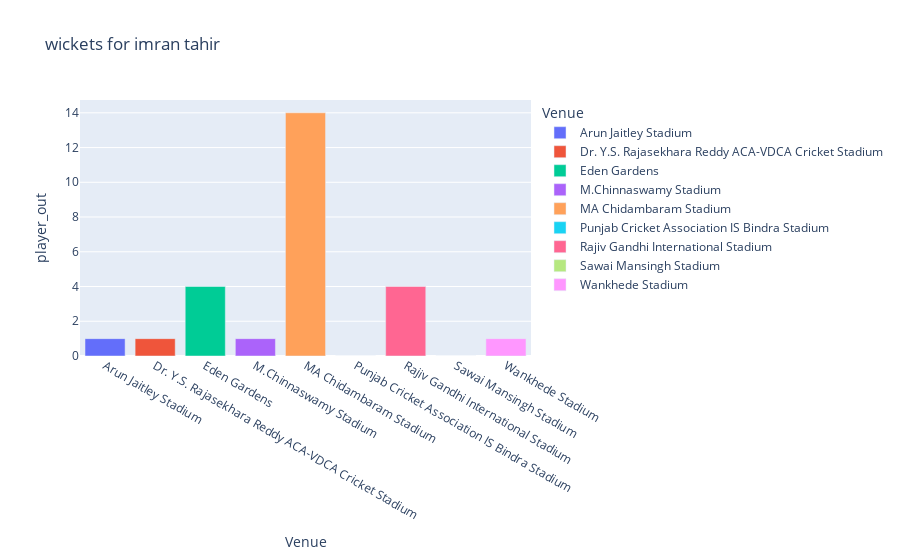

The notebook cell saved with this chart:
### Code cell
import pandas as pd
import matplotlib.pyplot as plt

#Read in the data
df = pd.read_csv('data/2019_ipl_ball_by_ball.csv')

#Filter the data for Imran Tahir only
imran_df = df[df['bowler'] == 'Imran Tahir']

#Count the number of wickets taken by Imran Tahir at each venue
wickets_df = imran_df.groupby(['Venue'])['player_out'].count()

wickets_df = wickets_df.reset_index()

#print(batting_avg_df)
#print(batting_sr_df)


wickets_df = wickets_df.rename(columns={0: 'wicketstaken'})

#print(batting_sr_df)


# Create the Plotly graph
fig = px.bar(wickets_df, x='Venue', y='player_out', color='Venue', title='wickets for imran tahir')
fig.show()

# #Plot the number of wickets taken by Imran Tahir at each venue
# plt.bar(wickets_df.index, wickets_df.values)
# plt.title("Wickets taken by Imran Tahir at each Venue")
# plt.xlabel("Venue")
# plt.ylabel("Number of Wickets")
# plt.xticks(rotation=90)

# plt.show()

### Figure 1 — Plotly figure (JSON) as saved in the notebook; plotly's stock layout.template omitted (floating-point values rounded to 4 significant figures)
{"data": [{"alignmentgroup": "True", "hovertemplate": "Venue=%{x}<br>player_out=%{y}<extra></extra>", "legendgroup": "Arun Jaitley Stadium", "marker": {"color": "#636efa", "pattern": {"shape": ""}}, "name": "Arun Jaitley Stadium", "offsetgroup": "Arun Jaitley Stadium", "orientation": "v", "showlegend": true, "textposition": "auto", "type": "bar", "x": ["Arun Jaitley Stadium"], "xaxis": "x", "y": [1], "yaxis": "y"}, {"alignmentgroup": "True", "hovertemplate": "Venue=%{x}<br>player_out=%{y}<extra></extra>", "legendgroup": "Dr. Y.S. Rajasekhara Reddy ACA-VDCA Cricket Stadium", "marker": {"color": "#EF553B", "pattern": {"shape": ""}}, "name": "Dr. Y.S. Rajasekhara Reddy ACA-VDCA Cricket Stadium", "offsetgroup": "Dr. Y.S. Rajasekhara Reddy ACA-VDCA Cricket Stadium", "orientation": "v", "showlegend": true, "textposition": "auto", "type": "bar", "x": ["Dr. Y.S. Rajasekhara Reddy ACA-VDCA Cricket Stadium"], "xaxis": "x", "y": [1], "yaxis": "y"}, {"alignmentgroup": "True", "hovertemplate": "Venue=%{x}<br>player_out=%{y}<extra></extra>", "legendgroup": "Eden Gardens", "marker": {"color": "#00cc96", "pattern": {"shape": ""}}, "name": "Eden Gardens", "offsetgroup": "Eden Gardens", "orientation": "v", "showlegend": true, "textposition": "auto", "type": "bar", "x": ["Eden Gardens"], "xaxis": "x", "y": [4], "yaxis": "y"}, {"alignmentgroup": "True", "hovertemplate": "Venue=%{x}<br>player_out=%{y}<extra></extra>", "legendgroup": "M.Chinnaswamy Stadium", "marker": {"color": "#ab63fa", "pattern": {"shape": ""}}, "name": "M.Chinnaswamy Stadium", "offsetgroup": "M.Chinnaswamy Stadium", "orientation": "v", "showlegend": true, "textposition": "auto", "type": "bar", "x": ["M.Chinnaswamy Stadium"], "xaxis": "x", "y": [1], "yaxis": "y"}, {"alignmentgroup": "True", "hovertemplate": "Venue=%{x}<br>player_out=%{y}<extra></extra>", "legendgroup": "MA Chidambaram Stadium", "marker": {"color": "#FFA15A", "pattern": {"shape": ""}}, "name": "MA Chidambaram Stadium", "offsetgroup": "MA Chidambaram Stadium", "orientation": "v", "showlegend": true, "textposition": "auto", "type": "bar", "x": ["MA Chidambaram Stadium"], "xaxis": "x", "y": [14], "yaxis": "y"}, {"alignmentgroup": "True", "hovertemplate": "Venue=%{x}<br>player_out=%{y}<extra></extra>", "legendgroup": "Punjab Cricket Association IS Bindra Stadium", "marker": {"color": "#19d3f3", "pattern": {"shape": ""}}, "name": "Punjab Cricket Association IS Bindra Stadium", "offsetgroup": "Punjab Cricket Association IS Bindra Stadium", "orientation": "v", "showlegend": true, "textposition": "auto", "type": "bar", "x": ["Punjab Cricket Association IS Bindra Stadium"], "xaxis": "x", "y": [0], "yaxis": "y"}, {"alignmentgroup": "True", "hovertemplate": "Venue=%{x}<br>player_out=%{y}<extra></extra>", "legendgroup": "Rajiv Gandhi International Stadium", "marker": {"color": "#FF6692", "pattern": {"shape": ""}}, "name": "Rajiv Gandhi International Stadium", "offsetgroup": "Rajiv Gandhi International Stadium", "orientation": "v", "showlegend": true, "textposition": "auto", "type": "bar", "x": ["Rajiv Gandhi International Stadium"], "xaxis": "x", "y": [4], "yaxis": "y"}, {"alignmentgroup": "True", "hovertemplate": "Venue=%{x}<br>player_out=%{y}<extra></extra>", "legendgroup": "Sawai Mansingh Stadium", "marker": {"color": "#B6E880", "pattern": {"shape": ""}}, "name": "Sawai Mansingh Stadium", "offsetgroup": "Sawai Mansingh Stadium", "orientation": "v", "showlegend": true, "textposition": "auto", "type": "bar", "x": ["Sawai Mansingh Stadium"], "xaxis": "x", "y": [0], "yaxis": "y"}, {"alignmentgroup": "True", "hovertemplate": "Venue=%{x}<br>player_out=%{y}<extra></extra>", "legendgroup": "Wankhede Stadium", "marker": {"color": "#FF97FF", "pattern": {"shape": ""}}, "name": "Wankhede Stadium", "offsetgroup": "Wankhede Stadium", "orientation": "v", "showlegend": true, "textposition": "auto", "type": "bar", "x": ["Wankhede Stadium"], "xaxis": "x", "y": [1], "yaxis": "y"}], "layout": {"barmode": "relative", "legend": {"title": {"text": "Venue"}, "tracegroupgap": 0}, "title": {"text": "wickets for imran tahir"}, "xaxis": {"anchor": "y", "categoryarray": ["Arun Jaitley Stadium", "Dr. Y.S. Rajasekhara Reddy ACA-VDCA Cricket Stadium", "Eden Gardens", "M.Chinnaswamy Stadium", "MA Chidambaram Stadium", "Punjab Cricket Association IS Bindra Stadium", "Rajiv Gandhi International Stadium", "Sawai Mansingh Stadium", "Wankhede Stadium"], "categoryorder": "array", "domain": [0, 1], "title": {"text": "Venue"}}, "yaxis": {"anchor": "x", "domain": [0, 1], "title": {"text": "player_out"}}}}
